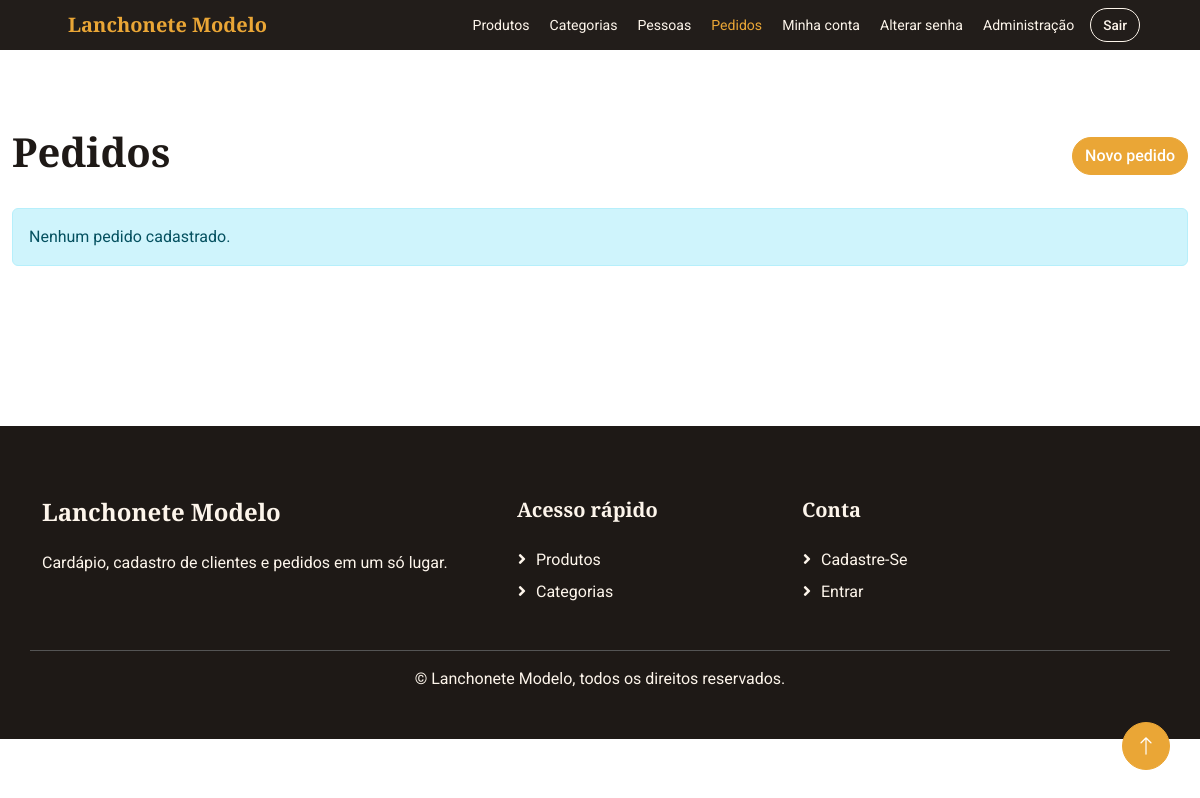
The page /pedidos/ (signed in) on the database as committed earlier.
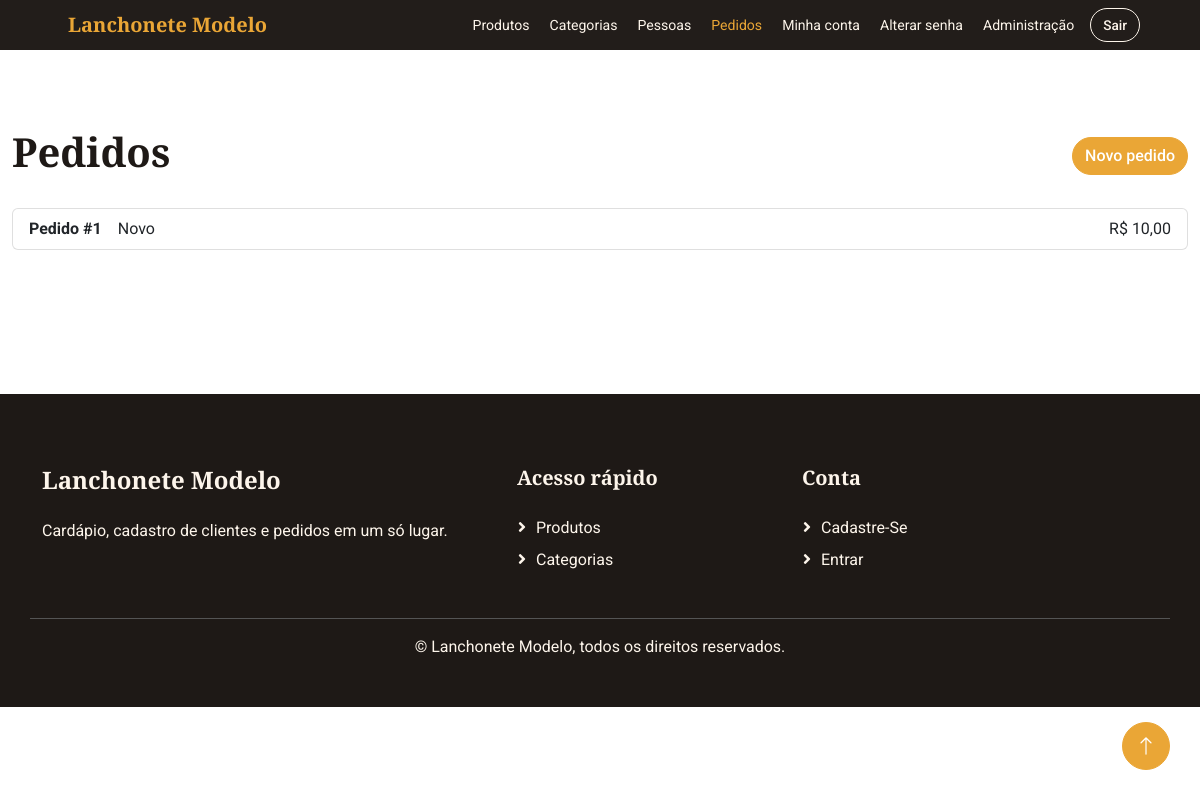
The same page on the database as committed later.
### pedidos/models.py (models this page shows, shortened)
class Pedido(models.Model):
    class Status(models.TextChoices):
        NOVO = "Novo", "Novo"
        PREPARO = "Em preparo", "Em preparo"
        PRONTO = "Pronto", "Pronto"
        ENTREGUE = "Entregue", "Entregue"
        CANCELADO = "Cancelado", "Cancelado"
    data_pedido = models.DateTimeField(auto_now_add=True)
    status = models.CharField(max_length=50, choices=Status.choices, default=Status.NOVO)
    valor_total = models.DecimalField(max_digits=12, decimal_places=2, default=0, editable=False)
    pessoa = models.ForeignKey("pessoa.Pessoa", on_delete=models.PROTECT)
    produtos = models.ManyToManyField("produtos.Produto", through="PedidoProduto", related_name="pedidos")
    class Meta:
        constraints = [models.CheckConstraint(condition=models.Q(valor_total__gte=0), name="pedido_total_nao_negativo")]

### pedidos/views.py (the view)
# urls.py: path('', views.listar_pedidos, name='listar_pedidos'),
@require_http_methods(["GET", "HEAD"])
def listar_pedidos(request):
    pedidos = pedidos_acessiveis(request.user).order_by("-data_pedido", "-pk")
    return render(request, "pedidos/listar.html", {"pedidos": pedidos})

### pedidos/views.py (called while the page is built)
def pedidos_acessiveis(user, acao="view"):
    pedidos = Pedido.objects.select_related("pessoa")
    if not user.has_perm(f"pedidos.{acao}_pedido"):
        pedidos = pedidos.filter(pessoa_id=user.pk)
    return pedidos

### produtos/templatetags/form_ui.py (called while the page is built)
@register.filter
def startswith(value, prefix):
    return bool(value and prefix and str(value).startswith(str(prefix)))

### pedidos/templates/pedidos/listar.html
{% extends "base.html" %}{% block content %}<div class="d-flex justify-content-between align-items-center mb-4"><h1 class="display-6">Pedidos</h1><a class="btn btn-primary rounded-pill" href="{% url 'criar_pedido' %}">Novo pedido</a></div><div class="list-group">{% for pedido in pedidos %}<a class="list-group-item list-group-item-action" href="{% url 'detalhar_pedido' pedido.id %}"><strong>Pedido #{{ pedido.id }}</strong><span class="ms-3">{{ pedido.status }}</span><span class="float-end">R$ {{ pedido.valor_total|floatformat:2 }}</span></a>{% empty %}<div class="alert alert-info">Nenhum pedido cadastrado.</div>{% endfor %}</div>{% endblock %}

Rows that differ between the two databases and show on the page:
added Pedido: id "1", status "Novo", valor_total "10,00"
Other text that changed with them:
text no longer shown: "Nenhum pedido cadastrado."
